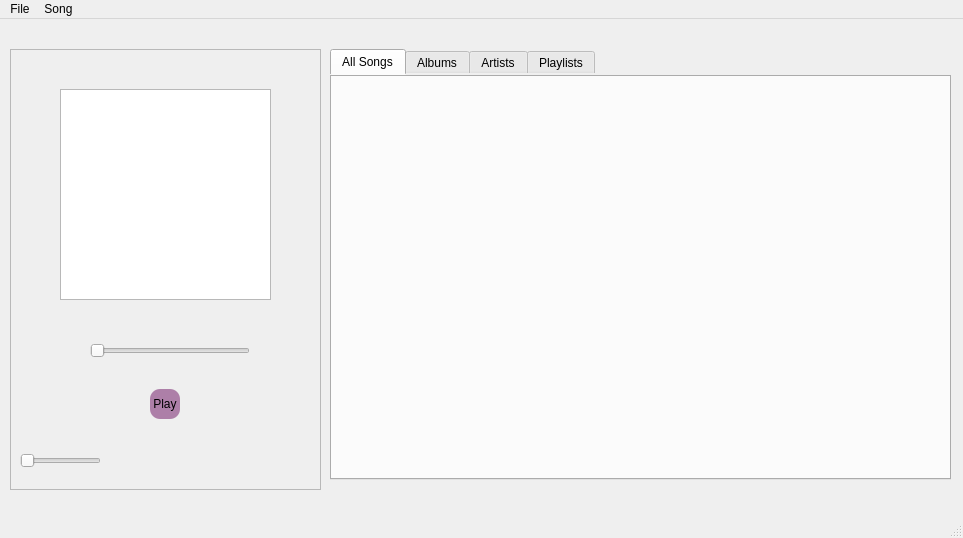
<?xml version="1.0" encoding="UTF-8"?>
<ui version="4.0">
 <class>MainWindow</class>
 <widget class="QMainWindow" name="MainWindow">
  <property name="geometry">
   <rect>
    <x>0</x>
    <y>0</y>
    <width>963</width>
    <height>538</height>
   </rect>
  </property>
  <property name="windowTitle">
   <string>MainWindow</string>
  </property>
  <property name="styleSheet">
   <string notr="true">QTabWidget
{
border-radius:100px;
}
QPushButton
{
background-color:rgb(173, 127, 168);
border-radius:10px;
}</string>
  </property>
  <widget class="QWidget" name="centralwidget">
   <widget class="QTabWidget" name="tabWidget">
    <property name="geometry">
     <rect>
      <x>330</x>
      <y>30</y>
      <width>621</width>
      <height>431</height>
     </rect>
    </property>
    <property name="sizePolicy">
     <sizepolicy hsizetype="Expanding" vsizetype="Expanding">
      <horstretch>0</horstretch>
      <verstretch>0</verstretch>
     </sizepolicy>
    </property>
    <property name="cursor">
     <cursorShape>ArrowCursor</cursorShape>
    </property>
    <property name="layoutDirection">
     <enum>Qt::LeftToRight</enum>
    </property>
    <property name="autoFillBackground">
     <bool>false</bool>
    </property>
    <property name="styleSheet">
     <string notr="true">border-radius:50
</string>
    </property>
    <property name="currentIndex">
     <number>0</number>
    </property>
    <property name="elideMode">
     <enum>Qt::ElideMiddle</enum>
    </property>
    <property name="usesScrollButtons">
     <bool>false</bool>
    </property>
    <widget class="QWidget" name="tab_all_songs">
     <property name="styleSheet">
      <string notr="true">boder-radius:15</string>
     </property>
     <attribute name="title">
      <string>All Songs</string>
     </attribute>
    </widget>
    <widget class="QWidget" name="tab_albums">
     <property name="styleSheet">
      <string notr="true">border-radius:30;</string>
     </property>
     <attribute name="title">
      <string>Albums</string>
     </attribute>
    </widget>
    <widget class="QWidget" name="tab_artists">
     <attribute name="title">
      <string>Artists</string>
     </attribute>
    </widget>
    <widget class="QWidget" name="tab_playlists">
     <attribute name="title">
      <string>Playlists</string>
     </attribute>
    </widget>
   </widget>
   <widget class="QFrame" name="frame">
    <property name="geometry">
     <rect>
      <x>10</x>
      <y>30</y>
      <width>311</width>
      <height>441</height>
     </rect>
    </property>
    <property name="frameShape">
     <enum>QFrame::StyledPanel</enum>
    </property>
    <property name="frameShadow">
     <enum>QFrame::Raised</enum>
    </property>
    <widget class="QPushButton" name="pushButton">
     <property name="geometry">
      <rect>
       <x>140</x>
       <y>340</y>
       <width>30</width>
       <height>30</height>
      </rect>
     </property>
     <property name="text">
      <string>Play</string>
     </property>
    </widget>
    <widget class="QGraphicsView" name="graphicsView">
     <property name="geometry">
      <rect>
       <x>50</x>
       <y>40</y>
       <width>211</width>
       <height>211</height>
      </rect>
     </property>
    </widget>
    <widget class="QSlider" name="horizontalSlider">
     <property name="geometry">
      <rect>
       <x>80</x>
       <y>290</y>
       <width>160</width>
       <height>24</height>
      </rect>
     </property>
     <property name="orientation">
      <enum>Qt::Horizontal</enum>
     </property>
    </widget>
    <widget class="QSlider" name="horizontalSlider_2">
     <property name="geometry">
      <rect>
       <x>10</x>
       <y>400</y>
       <width>81</width>
       <height>24</height>
      </rect>
     </property>
     <property name="orientation">
      <enum>Qt::Horizontal</enum>
     </property>
    </widget>
   </widget>
  </widget>
  <widget class="QMenuBar" name="menubar">
   <property name="geometry">
    <rect>
     <x>0</x>
     <y>0</y>
     <width>963</width>
     <height>29</height>
    </rect>
   </property>
   <widget class="QMenu" name="menuFile">
    <property name="title">
     <string>File</string>
    </property>
    <addaction name="actionOpen_File"/>
    <addaction name="actionOpen_Folder"/>
   </widget>
   <widget class="QMenu" name="menuSong">
    <property name="title">
     <string>Song</string>
    </property>
   </widget>
   <addaction name="menuFile"/>
   <addaction name="menuSong"/>
  </widget>
  <widget class="QStatusBar" name="statusbar"/>
  <action name="actionOpen_File">
   <property name="text">
    <string>Open File...</string>
   </property>
  </action>
  <action name="actionOpen_Folder">
   <property name="text">
    <string>Import Library...</string>
   </property>
  </action>
 </widget>
 <resources/>
 <connections/>
</ui>
